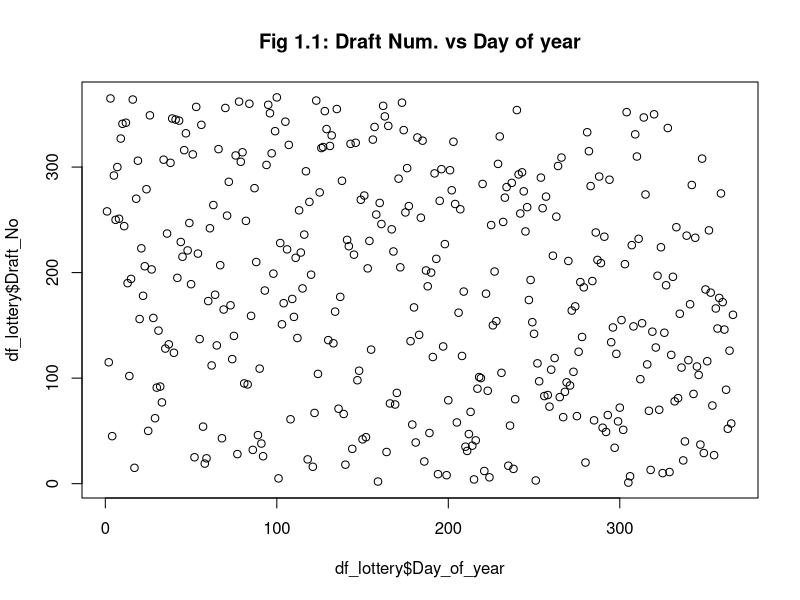
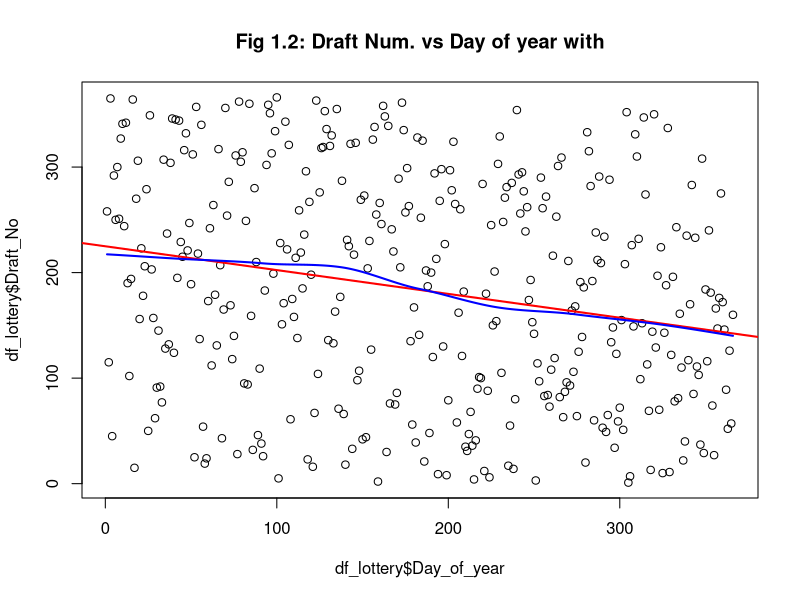

The R source for these figures, in order:
## ---- chunk 1
# Setup packages and data

library(magrittr)
library(dplyr)
library(boot)

# Read lottery data
df_lottery <- read.table("lottery.txt", col.names = c("Draft_No", "Day_of_year", "Letter_rank"))

## ---- chunk 2
# Question 1.1

plot(y=df_lottery$Draft_No,
     x=df_lottery$Day_of_year,
     main = "Fig 1.1: Draft Num. vs Day of year")

## ---- chunk 3
# Question 1.2

# Fit a regular linear model
linmod_curve <- lm(data = df_lottery,
                   Draft_No ~ Day_of_year)

# Fit a loess model
loess_curve <- loess(data = df_lottery,
                     Draft_No ~ Day_of_year)

# Add loess fitted values to dataframe
df_lottery <- df_lottery %>% mutate(loess_fitted = loess_curve$fitted)

# Plot data along with both fitted curves
p_linmod_curve <- plot(y=df_lottery$Draft_No,
                       x=df_lottery$Day_of_year,
                       main = "Fig 1.2: Draft Num. vs Day of year with")
# Add lm line
abline(b = linmod_curve$coefficients[2], a = linmod_curve$coefficients[1], col="red", lwd=2)

# Add loess curve
loess_data <- df_lottery %>% arrange(Day_of_year)
points(x=loess_data$Day_of_year, loess_data$loess_fitted, type = "l", col="blue", lwd = 2)

## ---- chunk 4
# Question 1.3

empir_mean <- mean(df_lottery$Day_of_year)

# Create an S-statistic function
statistic_1 <- function(data, indexes){
  data <- data[indexes]
  S <- (1/length(indexes)) * sum(abs(data-mean(df_lottery$Day_of_year[indexes])))
}

result <- boot(loess_curve$fitted, statistic = statistic_1, R=2000)

print(boot.ci(result))

cat("\nS estimate:", result$t0)

cat("\nEstimated p-value:", mean(result$t >= result$t0))
